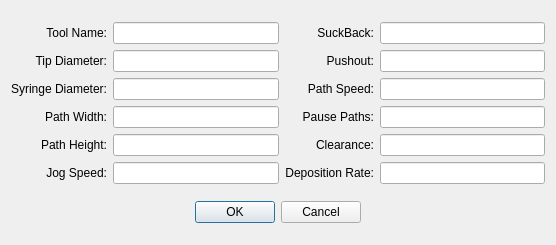
<?xml version="1.0" encoding="UTF-8"?>
<ui version="4.0">
 <class>toolDlg</class>
 <widget class="QDialog" name="toolDlg">
  <property name="geometry">
   <rect>
    <x>0</x>
    <y>0</y>
    <width>556</width>
    <height>245</height>
   </rect>
  </property>
  <property name="windowTitle">
   <string>Tool Editor</string>
  </property>
  <layout class="QVBoxLayout" name="verticalLayout">
   <item>
    <layout class="QGridLayout" name="gridLayout">
     <item row="0" column="0">
      <widget class="QLabel" name="label">
       <property name="toolTip">
        <string>Material name and color of the tip</string>
       </property>
       <property name="text">
        <string notr="true">Tool Name:</string>
       </property>
       <property name="alignment">
        <set>Qt::AlignRight|Qt::AlignTrailing|Qt::AlignVCenter</set>
       </property>
      </widget>
     </item>
     <item row="0" column="1">
      <widget class="QLineEdit" name="toolNameLineEdit"/>
     </item>
     <item row="0" column="2">
      <widget class="QLabel" name="label_8">
       <property name="toolTip">
        <string>[seconds] early dispensing to start flow quickly</string>
       </property>
       <property name="text">
        <string notr="true">SuckBack:</string>
       </property>
       <property name="alignment">
        <set>Qt::AlignRight|Qt::AlignTrailing|Qt::AlignVCenter</set>
       </property>
      </widget>
     </item>
     <item row="0" column="3">
      <widget class="QLineEdit" name="suckBackLineEdit"/>
     </item>
     <item row="1" column="0">
      <widget class="QLabel" name="label_2">
       <property name="toolTip">
        <string>&lt;!DOCTYPE HTML PUBLIC &quot;-//W3C//DTD HTML 4.0//EN&quot; &quot;http://www.w3.org/TR/REC-html40/strict.dtd&quot;&gt;
&lt;html&gt;&lt;head&gt;&lt;meta name=&quot;qrichtext&quot; content=&quot;1&quot; /&gt;&lt;style type=&quot;text/css&quot;&gt;
p, li { white-space: pre-wrap; }
&lt;/style&gt;&lt;/head&gt;&lt;body style=&quot; font-family:'Sans'; font-size:10pt; font-weight:400; font-style:normal;&quot;&gt;
&lt;p align=&quot;center&quot; style=&quot; margin-top:0px; margin-bottom:0px; margin-left:0px; margin-right:0px; -qt-block-indent:0; text-indent:0px;&quot;&gt;Internal tip diameter [mm]&lt;/p&gt;
&lt;p style=&quot; margin-top:0px; margin-bottom:0px; margin-left:0px; margin-right:0px; -qt-block-indent:0; text-indent:0px;&quot;&gt;----------------------------------------&lt;/p&gt;
&lt;p style=&quot; margin-top:0px; margin-bottom:0px; margin-left:0px; margin-right:0px; -qt-block-indent:0; text-indent:0px;&quot;&gt;  Olive - 1.54 ||         Blue - 0.41&lt;/p&gt;
&lt;p style=&quot; margin-top:0px; margin-bottom:0px; margin-left:0px; margin-right:0px; -qt-block-indent:0; text-indent:0px;&quot;&gt;Amber - 1.36 ||    Orange - 0.33&lt;/p&gt;
&lt;p style=&quot; margin-top:0px; margin-bottom:0px; margin-left:0px; margin-right:0px; -qt-block-indent:0; text-indent:0px;&quot;&gt;   Grey - 1.19 ||          Red - 0.25&lt;/p&gt;
&lt;p style=&quot; margin-top:0px; margin-bottom:0px; margin-left:0px; margin-right:0px; -qt-block-indent:0; text-indent:0px;&quot;&gt; Green - 0.84 ||       Clear - 0.20&lt;/p&gt;
&lt;p style=&quot; margin-top:0px; margin-bottom:0px; margin-left:0px; margin-right:0px; -qt-block-indent:0; text-indent:0px;&quot;&gt;    Pink - 0.61 || Lavender - 0.15&lt;/p&gt;
&lt;p style=&quot; margin-top:0px; margin-bottom:0px; margin-left:0px; margin-right:0px; -qt-block-indent:0; text-indent:0px;&quot;&gt; Purple - 0.51 ||     Yellow - 0.10&lt;/p&gt;&lt;/body&gt;&lt;/html&gt;</string>
       </property>
       <property name="text">
        <string notr="true">Tip Diameter:</string>
       </property>
       <property name="alignment">
        <set>Qt::AlignRight|Qt::AlignTrailing|Qt::AlignVCenter</set>
       </property>
      </widget>
     </item>
     <item row="1" column="1">
      <widget class="QLineEdit" name="tipDiameterLineEdit"/>
     </item>
     <item row="1" column="2">
      <widget class="QLabel" name="label_7">
       <property name="toolTip">
        <string>[seconds] reverse plunger motion to stop flow quickly</string>
       </property>
       <property name="text">
        <string notr="true">Pushout:</string>
       </property>
       <property name="alignment">
        <set>Qt::AlignRight|Qt::AlignTrailing|Qt::AlignVCenter</set>
       </property>
      </widget>
     </item>
     <item row="1" column="3">
      <widget class="QLineEdit" name="pushoutLineEdit"/>
     </item>
     <item row="2" column="0">
      <widget class="QLabel" name="label_3">
       <property name="toolTip">
        <string>Internal syringe diameter [mm]
Diameter of the filament in extrusion [mm]</string>
       </property>
       <property name="text">
        <string notr="true">Syringe Diameter:</string>
       </property>
       <property name="alignment">
        <set>Qt::AlignRight|Qt::AlignTrailing|Qt::AlignVCenter</set>
       </property>
      </widget>
     </item>
     <item row="2" column="1">
      <widget class="QLineEdit" name="syringeDiameterLineEdit"/>
     </item>
     <item row="2" column="3">
      <widget class="QLineEdit" name="pathSpeedLineEdit"/>
     </item>
     <item row="3" column="0">
      <widget class="QLabel" name="label_4">
       <property name="toolTip">
        <string>Width of stream of material deposited [mm]</string>
       </property>
       <property name="text">
        <string notr="true">Path Width:</string>
       </property>
       <property name="alignment">
        <set>Qt::AlignRight|Qt::AlignTrailing|Qt::AlignVCenter</set>
       </property>
      </widget>
     </item>
     <item row="3" column="1">
      <widget class="QLineEdit" name="pathWidthLineEdit"/>
     </item>
     <item row="3" column="3">
      <widget class="QLineEdit" name="pausePathsLineEdit">
       <property name="acceptDrops">
        <bool>false</bool>
       </property>
       <property name="inputMask">
        <string/>
       </property>
       <property name="text">
        <string/>
       </property>
      </widget>
     </item>
     <item row="4" column="0">
      <widget class="QLabel" name="label_5">
       <property name="toolTip">
        <string>Heigth of layers of material deposited [mm]</string>
       </property>
       <property name="text">
        <string notr="true">Path Height:</string>
       </property>
       <property name="alignment">
        <set>Qt::AlignRight|Qt::AlignTrailing|Qt::AlignVCenter</set>
       </property>
      </widget>
     </item>
     <item row="4" column="1">
      <widget class="QLineEdit" name="pathHeightLineEdit"/>
     </item>
     <item row="4" column="3">
      <widget class="QLineEdit" name="clearanceLineEdit"/>
     </item>
     <item row="5" column="0">
      <widget class="QLabel" name="label_9">
       <property name="toolTip">
        <string>Stepper motor frequency [Hz]
(11400 for default motors)</string>
       </property>
       <property name="text">
        <string notr="true">Jog Speed:</string>
       </property>
       <property name="alignment">
        <set>Qt::AlignRight|Qt::AlignTrailing|Qt::AlignVCenter</set>
       </property>
      </widget>
     </item>
     <item row="5" column="1">
      <widget class="QLineEdit" name="jogSpeedLineEdit"/>
     </item>
     <item row="5" column="3">
      <widget class="QLineEdit" name="depositionLineEdit"/>
     </item>
     <item row="2" column="2">
      <widget class="QLabel" name="label_14">
       <property name="toolTip">
        <string>[mm/s] speed along paths when depositing material</string>
       </property>
       <property name="text">
        <string notr="true">Path Speed:</string>
       </property>
       <property name="alignment">
        <set>Qt::AlignRight|Qt::AlignTrailing|Qt::AlignVCenter</set>
       </property>
      </widget>
     </item>
     <item row="4" column="2">
      <widget class="QLabel" name="label_13">
       <property name="toolTip">
        <string>&lt;!DOCTYPE HTML PUBLIC &quot;-//W3C//DTD HTML 4.0//EN&quot; &quot;http://www.w3.org/TR/REC-html40/strict.dtd&quot;&gt;
&lt;html&gt;&lt;head&gt;&lt;meta name=&quot;qrichtext&quot; content=&quot;1&quot; /&gt;&lt;style type=&quot;text/css&quot;&gt;
p, li { white-space: pre-wrap; }
&lt;/style&gt;&lt;/head&gt;&lt;body style=&quot; font-family:'Sans'; font-size:10pt; font-weight:400; font-style:normal;&quot;&gt;
&lt;p align=&quot;center&quot; style=&quot; margin-top:0px; margin-bottom:0px; margin-left:0px; margin-right:0px; -qt-block-indent:0; text-indent:0px;&quot;&gt;[mm] between the last layer and the tip when tranversing&lt;/p&gt;
&lt;p align=&quot;center&quot; style=&quot; margin-top:0px; margin-bottom:0px; margin-left:0px; margin-right:0px; -qt-block-indent:0; text-indent:0px;&quot;&gt;(usually two times path heigth)&lt;/p&gt;&lt;/body&gt;&lt;/html&gt;</string>
       </property>
       <property name="text">
        <string notr="true">Clearance:</string>
       </property>
       <property name="alignment">
        <set>Qt::AlignRight|Qt::AlignTrailing|Qt::AlignVCenter</set>
       </property>
      </widget>
     </item>
     <item row="3" column="2">
      <widget class="QLabel" name="label_15">
       <property name="text">
        <string notr="true">Pause Paths:</string>
       </property>
       <property name="alignment">
        <set>Qt::AlignRight|Qt::AlignTrailing|Qt::AlignVCenter</set>
       </property>
      </widget>
     </item>
     <item row="5" column="2">
      <widget class="QLabel" name="label_12">
       <property name="toolTip">
        <string>&lt;!DOCTYPE HTML PUBLIC &quot;-//W3C//DTD HTML 4.0//EN&quot; &quot;http://www.w3.org/TR/REC-html40/strict.dtd&quot;&gt;
&lt;html&gt;&lt;head&gt;&lt;meta name=&quot;qrichtext&quot; content=&quot;1&quot; /&gt;&lt;style type=&quot;text/css&quot;&gt;
p, li { white-space: pre-wrap; }
&lt;/style&gt;&lt;/head&gt;&lt;body style=&quot; font-family:'Sans'; font-size:10pt; font-weight:400; font-style:normal;&quot;&gt;
&lt;p align=&quot;center&quot; style=&quot; margin-top:0px; margin-bottom:0px; margin-left:0px; margin-right:0px; -qt-block-indent:0; text-indent:0px;&quot;&gt;[mm] plunger motiom per [mm] path length&lt;/p&gt;
&lt;p align=&quot;center&quot; style=&quot; margin-top:0px; margin-bottom:0px; margin-left:0px; margin-right:0px; -qt-block-indent:0; text-indent:0px;&quot;&gt;(orientative value calculated from others)&lt;/p&gt;&lt;/body&gt;&lt;/html&gt;</string>
       </property>
       <property name="text">
        <string notr="true">Deposition Rate:</string>
       </property>
       <property name="alignment">
        <set>Qt::AlignRight|Qt::AlignTrailing|Qt::AlignVCenter</set>
       </property>
      </widget>
     </item>
    </layout>
   </item>
   <item>
    <widget class="QDialogButtonBox" name="toolButtonBox">
     <property name="orientation">
      <enum>Qt::Horizontal</enum>
     </property>
     <property name="standardButtons">
      <set>QDialogButtonBox::Cancel|QDialogButtonBox::Ok</set>
     </property>
     <property name="centerButtons">
      <bool>true</bool>
     </property>
    </widget>
   </item>
  </layout>
 </widget>
 <tabstops>
  <tabstop>toolNameLineEdit</tabstop>
  <tabstop>tipDiameterLineEdit</tabstop>
  <tabstop>syringeDiameterLineEdit</tabstop>
  <tabstop>pathWidthLineEdit</tabstop>
  <tabstop>pathHeightLineEdit</tabstop>
  <tabstop>jogSpeedLineEdit</tabstop>
  <tabstop>suckBackLineEdit</tabstop>
  <tabstop>pushoutLineEdit</tabstop>
  <tabstop>pathSpeedLineEdit</tabstop>
  <tabstop>pausePathsLineEdit</tabstop>
  <tabstop>clearanceLineEdit</tabstop>
  <tabstop>depositionLineEdit</tabstop>
  <tabstop>toolButtonBox</tabstop>
 </tabstops>
 <resources/>
 <connections>
  <connection>
   <sender>toolButtonBox</sender>
   <signal>accepted()</signal>
   <receiver>toolDlg</receiver>
   <slot>accept()</slot>
   <hints>
    <hint type="sourcelabel">
     <x>248</x>
     <y>254</y>
    </hint>
    <hint type="destinationlabel">
     <x>157</x>
     <y>274</y>
    </hint>
   </hints>
  </connection>
  <connection>
   <sender>toolButtonBox</sender>
   <signal>rejected()</signal>
   <receiver>toolDlg</receiver>
   <slot>reject()</slot>
   <hints>
    <hint type="sourcelabel">
     <x>316</x>
     <y>260</y>
    </hint>
    <hint type="destinationlabel">
     <x>286</x>
     <y>274</y>
    </hint>
   </hints>
  </connection>
 </connections>
</ui>
